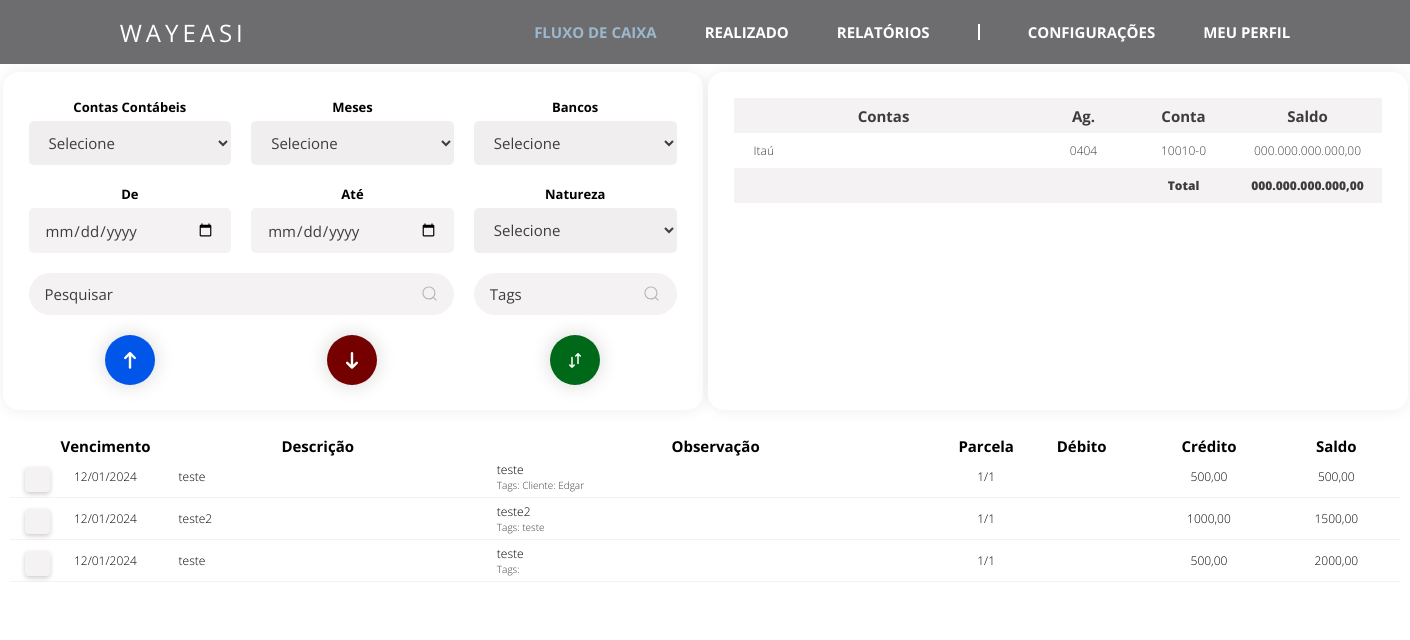
The page /fluxo_de_caixa/ on the database as committed earlier.
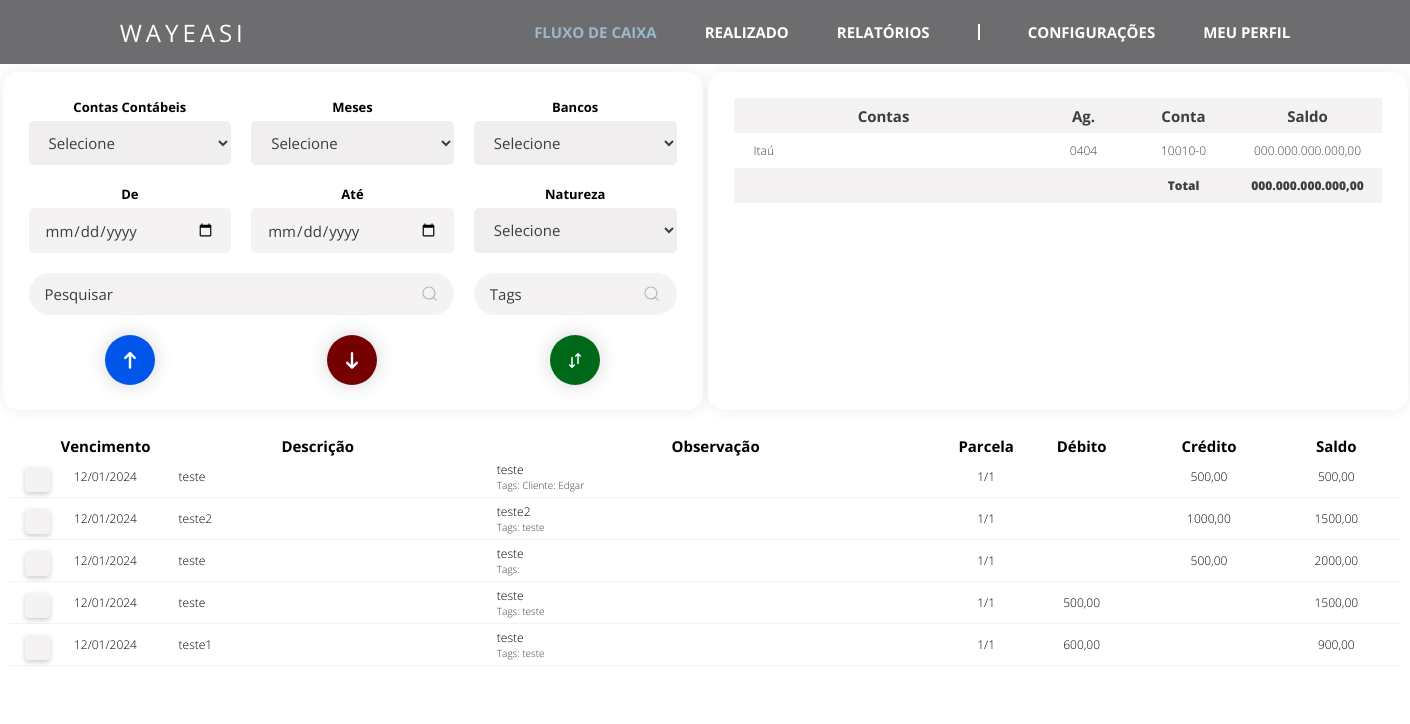
The same page on the database as committed later.
### fluxo_de_caixa/models.py (models this page shows)
class Tabela_fluxo(models.Model):
    vencimento = models.DateField()
    descricao = models.CharField(max_length = 100)
    observacao = models.CharField(max_length = 100)
    valor = models.DecimalField(max_digits=13, decimal_places=2)
    conta_contabil = models.CharField(max_length = 100)
    parcelas = models.CharField(max_length=50)
    tags = models.CharField(max_length = 100)
    natureza = models.CharField(max_length=50)
    data_criacao = models.DateTimeField(auto_now_add=True)

### fluxo_de_caixa/views.py (the view)
# urls.py: path('', views.fluxo_de_caixa),
def fluxo_de_caixa(request):
    if request.method == "GET":
        return exibir_fluxo_de_caixa(request)
    elif request.method == "POST":
        return processar_fluxo_de_caixa(request)

### fluxo_de_caixa/views.py (called while the page is built)
def calcular_saldo_acumulado(tabela_fluxo_list):
    saldo_total = 0
    for fluxo_de_caixa in tabela_fluxo_list:
        if fluxo_de_caixa.natureza == 'Débito':
            saldo_total -= fluxo_de_caixa.valor
        else:
            saldo_total += fluxo_de_caixa.valor
        fluxo_de_caixa.saldo = saldo_total

def exibir_fluxo_de_caixa(request):
    Tabela_fluxo_list = Tabela_fluxo.objects.all().order_by('vencimento')
    calcular_saldo_acumulado(Tabela_fluxo_list)
    context = {'Tabela_fluxo_list': Tabela_fluxo_list}
    return render(request, 'fluxo_de_caixa.html', context)

### fluxo_de_caixa/templates/fluxo_de_caixa.html (shortened to what the changed rows need)
{% load static %}
<html lang="pt-br">
<head>
    <link rel="stylesheet" type="text/css" href="{% static 'css/fluxo-de-caixa.css' %}">
    <link rel="stylesheet" type="text/css" href="{% static 'css/styles.css' %}">
</head>
<body>
    <main class="main">
        <div class="box-grid-bancos">
            <div class="conteudo-tabela-bancos">
                <table class="tabela-bancos">
                    <thead class="cabecalho-bancos">
                        <tr class="linha-cabecalho-bancos">
                            <th class="contas-bancos-col" scope="col">Contas</th>
                            <th class="ag-bancos-col" scope="col">Ag.</th>
                            <th class="conta-bancos-col" scope="col">Conta</th>
                            <th class="saldo-bancos-col" scope="col">Saldo</th>
                        </tr>
                    </thead>
                </table>
            </div>
        </div>
    </main>
    <div class="conteudo-tabela-lancamentos">
        <table class="tabela-lancamentos">
            <thead class="cabecalho-lancamentos">
                <tr class="linha-cabecalho-lancamentos">
                    <th class="checkbox-col" scope="col"></th>
                    <th class="vencimento-col" scope="col">Vencimento</th>
                    <th class="descricao-col" scope="col">Descrição</th>
                    <th class="obs-col" scope="col">Observação</th>
                    <th class="parcela-col" scope="col">Parcela</th>
                    <th class="debito-col" scope="col">Débito</th>
                    <th class="credito-col" scope="col">Crédito</th>
                    <th class="saldo-col" scope="col">Saldo</th>
                </tr>
            </thead>
            <tbody>
                {% for fluxo_de_caixa in Tabela_fluxo_list %}
                <tr class="row-lancamentos" data-conta-contabil="{{ fluxo_de_caixa.conta_contabil }}" scope="row">
                    <td class="checkbox-row"><label class="checkbox-container"><input class="checkbox-personalizado" type="checkbox" data-id="{{ fluxo_de_caixa.id }}"><span class="checkmark"></span></label></td>
                    <td class="vencimento-row">{{ fluxo_de_caixa.vencimento|date:"d/m/Y" }}</td>
                    <td class="descricao-row">{{ fluxo_de_caixa.descricao }}</td>
                    <td class="obs-row">
                        {{ fluxo_de_caixa.observacao }}
                        <small class="d-block">Tags: {{ fluxo_de_caixa.tags }}</small>
                    </td>
                    <td class="parcela-row">{{ fluxo_de_caixa.parcelas }}</td>
                    {% if fluxo_de_caixa.natureza == 'Débito' %}
                        <td class="debito-row">{{ fluxo_de_caixa.valor }}</td>
                        <td class="credito-row"></td>
                    {% else %}
                        <td class="debito-row"></td>
                        <td class="credito-row">{{ fluxo_de_caixa.valor }}</td>
                    {% endif %}
                    <td class="saldo-row" id = "saldo-row">{{ fluxo_de_caixa.saldo }}</td>
                </tr>
            {% endfor %}
            </tbody>
        </table>
    </div>
</body>
</html>

Rows that differ between the two databases and show on the page:
added Tabela_fluxo: vencimento "12/01/2024", descricao "teste", observacao "teste", tags "teste", parcelas "1/1", valor "500,00", saldo "1500,00"
added Tabela_fluxo: vencimento "12/01/2024", descricao "teste1", observacao "teste", tags "teste", parcelas "1/1", valor "600,00", saldo "900,00"
